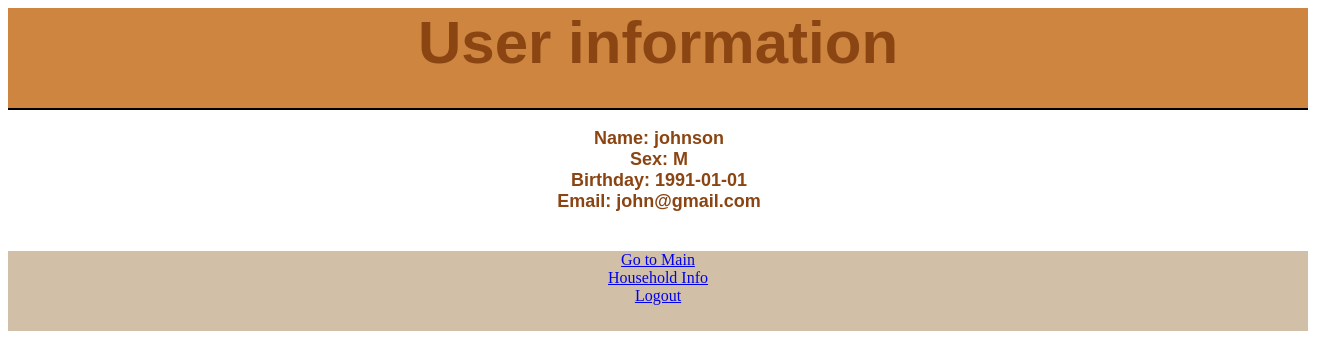
Screenshot of /userinfo.php?uid=1 (signed in) with the database file from the repository.
### tables this page shows
CREATE TABLE IF NOT EXISTS `personal_info` (
  `uid` varchar(15) NOT NULL,
  `name` varchar(30) NOT NULL,
  `sex` enum('M','F') NOT NULL,
  `birthday` date NOT NULL,
  `hid` varchar(15) NOT NULL,
  `modtime` datetime NOT NULL,
  PRIMARY KEY (`uid`)
);

CREATE TABLE IF NOT EXISTS `users` (
  `username` varchar(15) NOT NULL,
  `password` char(32) NOT NULL,
  `uid` varchar(15) NOT NULL,
  `email` varchar(50) NOT NULL,
  `isadmin` tinyint(1) NOT NULL,
  PRIMARY KEY (`username`,`uid`),
  UNIQUE KEY `email` (`email`)
);

### userinfo.php (the view, shortened to what this page needs)
<html>
<head>
<link href="style.css" rel="stylesheet" type="text/css">
</head>
<body>
<?php
	echo '<div id="container">';
	echo '<div id="header"><p>';
	echo "User information";
	echo '</p></div>';
	if(isset($_SESSION['username']) && $_GET['uid'] ){
		$host ="localhost";
		$username = "dbuser";
		$password = "dbuser";
		$database = "db_0010145";
		$con = mysqli_connect($host, $username, $password, $database);
		$key = $_GET['uid'];
		$userinfo = "SELECT name,sex,birthday FROM personal_info WHERE uid ='".$key."'";
		$useremail = "SELECT email FROM users WHERE uid='".$key."'";
		$resultinfo=mysqli_query($con,$userinfo);
		$resultemail=mysqli_query($con,$useremail);
		$row1=mysqli_fetch_array($resultinfo);
		$row2=mysqli_fetch_array($resultemail);
		echo '<div id="body"><p>';
		echo "Name: ".$row1['name']."<br/>";
		echo "Sex: ".$row1['sex']."<br/>";
		echo "Birthday: ".$row1['birthday']."<br/>";
		echo "Email: ".$row2['email']."<br/>";
		$link=$row1['name'];
		echo "<br/>";
		echo '</p></div>';
		echo '<div id="footer"><center>';
		echo '<a href="main.php">Go to Main</a>';
		echo "<br/>";
		echo "<a href=\"householdinfo.php?name=$link\">Household Info</a>";
		echo "<br/>";
		echo '<a href="logout.php">Logout</a>';
		echo '</center></div>';
		echo '</div>';
}
?>
</body>
</html>

### style.css (style rules this page uses)
#container { width: 1300px; }
#header { width: 1300px; height: 100px; position: relative; background-color: peru; border-bottom: 2px solid #000000; }
#header p { color:saddlebrown; font-family:Arial; font-weight:bold; font-size: 60px; text-align:center; }
#body { width: 700px; margin-left:301px; margin-right:301px; }
#body p { color:saddlebrown; font-family:Arial; font-weight:bold; font-size: 18px; text-align:center; }
#footer { clear:both; height: 80px; background-color: #D1C0A7; }

### rows the page displays
personal_info: name "johnson", sex "M", birthday "1991-01-01"
users: email "john@gmail.com"
